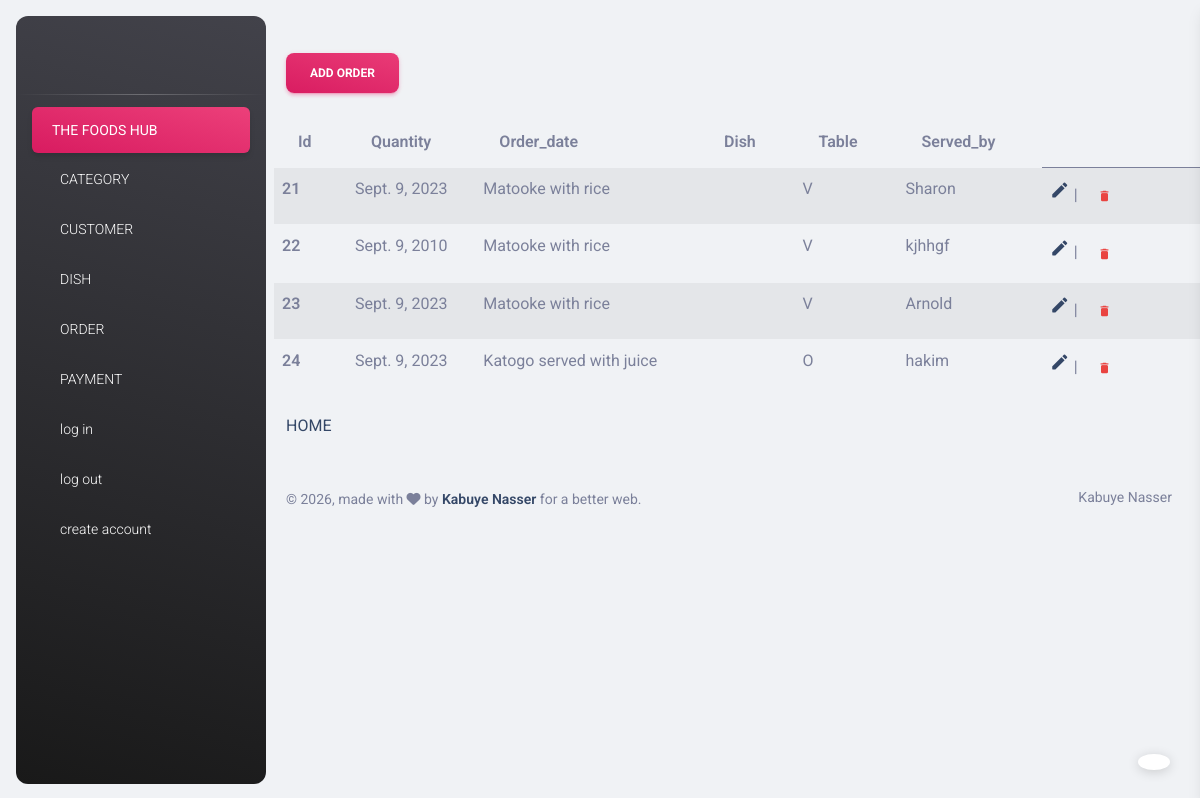
/add_order/ (signed in), run on the app's committed database.
### mambo/models.py (models this page shows, shortened)
class order(models.Model):
    order_date = models.DateField(auto_now=False)
    dish = models.ForeignKey(Dish,verbose_name="Your dish", on_delete=models.CASCADE )
    quantity = models.IntegerField()
    table = models.ForeignKey(Customer_Table,verbose_name="Your table", on_delete=models.CASCADE)
    served_by = models.CharField(max_length=20)

class Dish(models.Model):
    dish_details = models.TextField()
    price = models.IntegerField()
    category = models.ForeignKey(Category, verbose_name="Your choice", on_delete=models.CASCADE )
    photo = models.ImageField(upload_to = "photos/")
    def __str__(self):
        return f"{self.dish_details}"

class Customer_Table(models.Model):
    TABLE_OPTIONS = [
        ("S", "SINGLE"),
        ("D", "DOUBLE"),
        ("G", "GROUP"),
    ]
    STATUS_CHOICE = [
        ("O", "OCCUPIED"),
        ("V", "VACCANT"),
    ]
    table_type = models.CharField(max_length=25, choices=TABLE_OPTIONS)
    status = models.CharField(max_length=20, choices= STATUS_CHOICE)
    def __str__(self):
        return f"{self.status}"

### mambo/views.py (the view)
# urls.py: path('add_order/', add_order_view, name= 'add_order_page'),
@login_required
def add_order_view(request):
    message = ''
    if request.method == "POST":
        order_form = orderForm(request.POST)
        if order_form.is_valid():
            order_form.save()
            messages.success (request,"order added successfuly")
    order_form = orderForm()
    plates = order.objects.all()
    context = {
        'form':order_form,
        'msg':message,
        'plates':plates
    }
    return render(request,"add_order.html",context)

### mambo/templates/add_order.html (shortened to what this page needs)
{% extends './base.html' %}
{% block content %}
<h1><button type="button" class="btn bg-gradient-primary" data-bs-toggle="modal" data-bs-target="#exampleModal">
    Add Order
  </button></h1>
<table class="table table-striped">
        <thead>
          <tr>
            <th scope="col">id</th>
            <th scope="col">quantity</th>
            <th scope="col">order_date</th>
            <th scope="col">dish</th>
            <th scope="col">table</th>
            <th scope="col">served_by</th>
          </tr>
        </thead>
            <tbody>
                {% for order in plates %}
                    <tr>
                        <th scope="row">{{order.id}}</th>
                        <td>{{order.order_date}}</td>
                        <td>{{order.dish}}</td>
                        <td>{{order.quantityy}}</td>
                        <td>{{order.table}}</td>
                        <td>{{order.served_by}}</td>
                        <td>
                            <a href="{% url 'edit_order_page' order.id %}"><i class="material-icons ms-auto text-dark cursor-pointer fa-bounce" data-bs-toggle="tooltip" data-bs-placement="top" title="Edit order">edit</i></a> |
                            <a class="btn btn-link text-danger text-gradient px-3 mb-0" href="{% url 'delete_order_page' order.id %}">
                            <i onclick="return confirm('Are you sure you want to delete this order?')"class="material-icons text-sm me-2">delete</i></a>
                        </td>
                    </tr>
                {% endfor %}
            </tbody>
        </table>
</div>
    <a href="{% url 'index_page'%}">HOME</a>
{% endblock content %}

### data on the page
order: id "21", order_date "Sept. 9, 2023", dish "Matooke with rice", table "V", served_by "Sharon"
order: id "22", order_date "Sept. 9, 2010", dish "Matooke with rice", table "V", served_by "kjhhgf"
order: id "23", order_date "Sept. 9, 2023", dish "Matooke with rice", table "V", served_by "Arnold"
order: id "24", order_date "Sept. 9, 2023", dish "Katogo served with juice", table "O", served_by "hakim"
